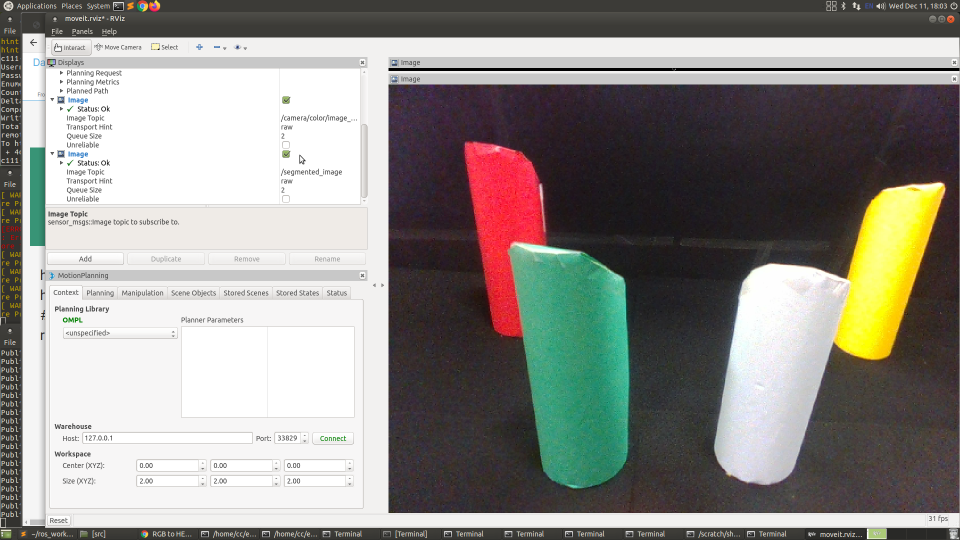
#> input picture src/img/pins.png, 1920 x 1080 px, found by its file name (shown at 1/2 size)
$ python image_segmentation_obsolete.py   (older library calls are emulated)
#> lines starting #> are read from the running program, lines starting #| are printed output that depends on the picture
#!/usr/bin/env python
"""Segmentation skeleton code for Lab 6
Course: EECS C106A, Fall 2019
Author: Grant Wang

This Python file is the skeleton code for Lab 3. You are expected to fill in
the body of the incomplete functions below to complete the lab. The 'test_..'
functions are already defined for you for allowing you to check your
implementations.

When you believe you have completed implementations of all the incompeleted
functions, you can test your code by running python segmentation.py at the
command line and step through test images
"""

import os
import numpy as np
import cv2
import matplotlib.pyplot as plt

from scipy import ndimage
import scipy.misc as mc
from scipy import stats

from skimage import filters
from sklearn.cluster import KMeans

from skimage.measure import block_reduce
import time
import pdb

color_dict = {
    "red":    [ 238.99080433,  50.30322062,  72.59746392],
    "white":  [ 223.34875017, 223.83849807, 225.89653249 ],
    "yellow":  [ 247.74516109, 223.6023088,  29.2894295],
    "green": [  56.2907913,  148.41884933, 118.51122211]
}

this_file = os.path.dirname(os.path.abspath(__file__))
IMG_DIR = '../../img'

def read_image(img_name, grayscale=False):
    """ reads an image

    Parameters
    ----------
    img_name : str
        name of image
    grayscale : boolean
        true if image is in grayscale, false o/w

    Returns
    -------
    ndarray
        an array representing the image read (w/ extension)
    """
#> called with img_name = '../../img/pins.png', grayscale = False

    if not grayscale:
        img = cv2.imread(img_name)
#> img is the input picture: shape (1080, 1920, 3); mean B, G, R 137.1, 142.2, 144.6
    else:
        img = cv2.imread(img_name, 0)

    return img

# [128 lines left out: functions write_image, show_image, threshold_segment_naive, edge_detect_naive, edge_detect_canny, not called in this run]

def cluster_segment(img, n_clusters, random_state=0):
    """segment image using k_means clustering

    Parameter
    ---------
    img : ndarray
        rgb image array
    n_clusters : int
        the number of clusters to form as well as the number of centroids to generate
    random_state : int
        determines random number generation for centroid initialization

    Returns
    -------
    ndarray
        clusters of gray_img represented with similar pixel values
    """
#> called with n_clusters = 5, random_state = 0
    # Remove this line when you implement this function.
    # raise NotImplementedError()

    # Do this only if clustering in HSV space isbetter
    # img = cv2.cvtColor(img, cv2.COLOR_RGB2HSV)

    # Downsample img first using the mean to speed up K-means
    img_d = block_reduce(img, block_size=(2, 2, 1), func=np.mean)
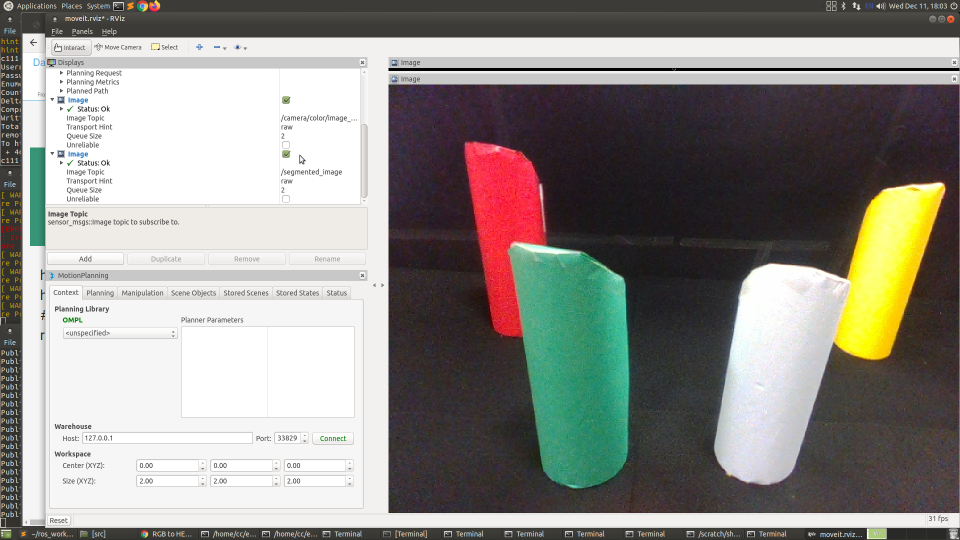
#> img_d: shape (540, 960, 3) float64; mean B, G, R 137.1, 142.2, 144.6
    img_d = cv2.GaussianBlur(img_d, (5, 5), 0)


    # TODO: Generate a clustered image using K-means

    # first convert our 3-dimensional img_d array to a 2-dimensional array
    # whose shape will be (length * width, number of channels) hint: use img_d.shape
    img_r = img_d.reshape((img_d.shape[0]*img_d.shape[1], img_d.shape[2]))
    # print(img_r.shape)

    # fit the k-means algorithm on this reshaped array img_r using the
    # the scikit-learn k-means class and fit function
    # see https://scikit-learn.org/stable/modules/generated/sklearn.cluster.KMeans.html
    # the only parameters you have to worry about are n_clusters and random_state
    # print("channels",img_d.shape[2])
    kmeans = KMeans(n_clusters, random_state=random_state).fit(img_r)#[:,:3].reshape((img_d.shape[0]*img_d.shape[1], 2)))
    # print(kmeans)
    # get the labeled cluster image using kmeans.labels_
    clusters = kmeans.labels_
    # print(len(set(clusters)))
    ### CHECK CLUSTER MEANS!! ###
    ### PUBLISH KMEANS IMAGE ###

    # reshape this clustered image to the original downsampled image (img_d) shape
    cluster_img = clusters.reshape((img_d.shape[0], img_d.shape[1]))
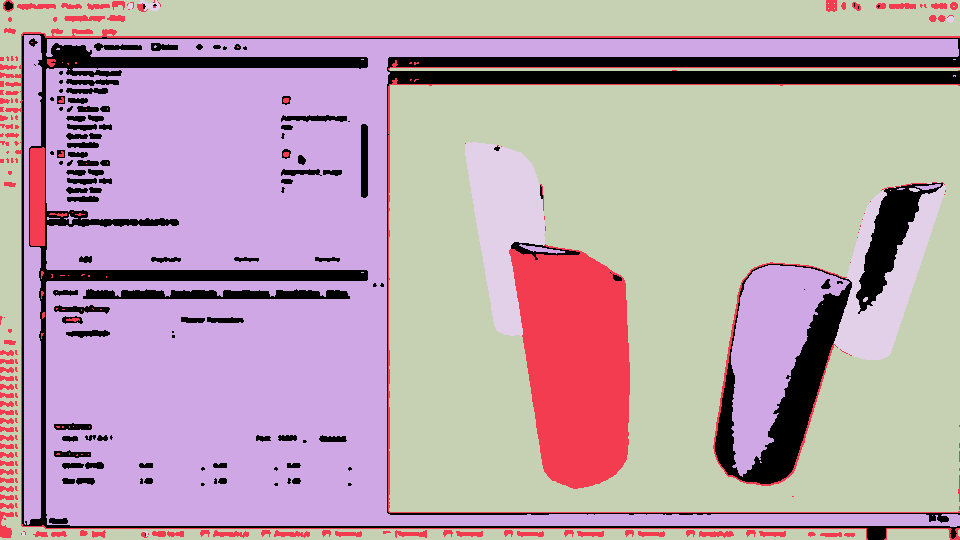
#> cluster_img: shape (540, 960) int32; 5 distinct labels, from 0 to 4; one colour per label, 0 black
    # cluster_img = clusters.reshape(img_d.shape)
    # img_u = cluster_img


    # Upsample the image back to the original image (img) using nearest interpolation
    img_u = mc.imresize(cluster_img, (img.shape[0], img.shape[1]), interp='nearest')
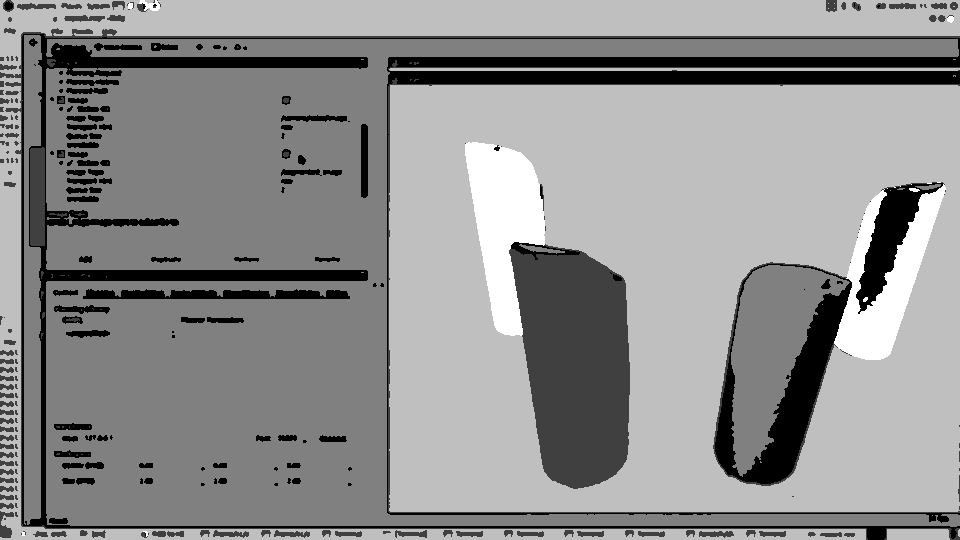
#> img_u: shape (1080, 1920) (shown at 1/2 size); min 0, max 255, mean 142.5
    # print(len(set(img_u.ravel())))

    # Do this only if clustering in HSV space
    # img_u = cv2.cvtColor(img_u, cv2.COLOR_HSV2RGB)


    ## GET Cluster colors
    cluster_vals = list(set(img_u.ravel()))
#> cluster_vals = [64, 0, 128, 191, 255]
    cluster_vals.sort()
    # print(cluster_vals)

    cluster_colors = {}
    for i in range(len(cluster_vals)):
        val = cluster_vals[i]
        color = kmeans.cluster_centers_[i]
        # if val == 0:
        #     continue
        cluster_colors[val] = color
#> this loop made 5 passes
#> (val, color) on passes 1 to 5: (0, [193.6, 204, 203.6]), (64, [115.8, 138.4, 79.95]), (128, [244.1, 244.5, 245.2]), (191, [48.7, 47.84, 54.39]), (255, [50.17, 130, 242.1])
#> after the loop, cluster_colors = {0: [193.6, 204, 203.6], 64: [115.8, 138.4, 79.95], 128: [244.1, 244.5, 245.2], 191: [48.7, 47.84, 54.39], 255: [50.17, 130, 242.1]}
    # print(cluster_colors)

    ## MAKE background color always 0
#> (the run stopped early here; a loop or call above may not have finished)

$ run again, with src/img/shapes_and_colors.jpg saved as src/img/pins.png
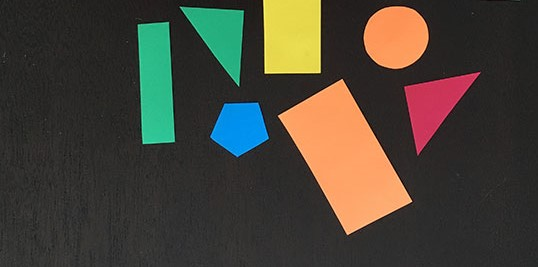
#> input picture src/img/shapes_and_colors.jpg, 538 x 267 px, found by its file name
#> in read_image, img is the input picture: shape (267, 538, 3); mean B, G, R 55, 65.9, 70.6
#> in cluster_segment, `cluster_img = clusters.reshape((img_d.shape[0], img_d.shape[1]))`:
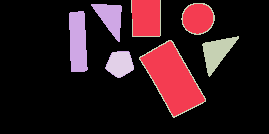
#> cluster_img: shape (134, 269) int32; 5 distinct labels, from 0 to 4; one colour per label, 0 black
#> in cluster_segment, `img_u = mc.imresize(cluster_img, (img.shape[0], img.shape[1]), interp=..`:
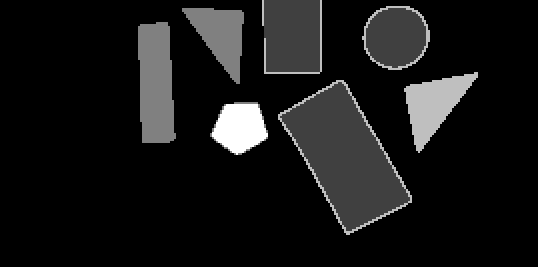
#> img_u: shape (267, 538); min 0, max 255, mean 23.1
#> cluster_vals = [0, 64, 128, 191, 255]
#> the loop in cluster_segment, `for i in range(len(cluster_vals)):` made 5 passes
#> (val, color) on passes 1 to 5: (0, [40.85, 42.63, 43.8]), (64, [94.08, 171.8, 244.8]), (128, [128.1, 170.2, 41.87]), (191, [77.82, 74.92, 172.9]), (255, [228, 140.8, 5])
#> after the loop in cluster_segment, `for i in range(len(cluster_vals)):`: cluster_colors = {0: [40.85, 42.63, 43.8], 64: [94.08, 171.8, 244.8], 128: [128.1, 170.2, 41.87], 191: [77.82, 74.92, 172.9], 255: [228, 140.8, 5]}

$ run again, with src/img/display.png copied over src/img/pins.png
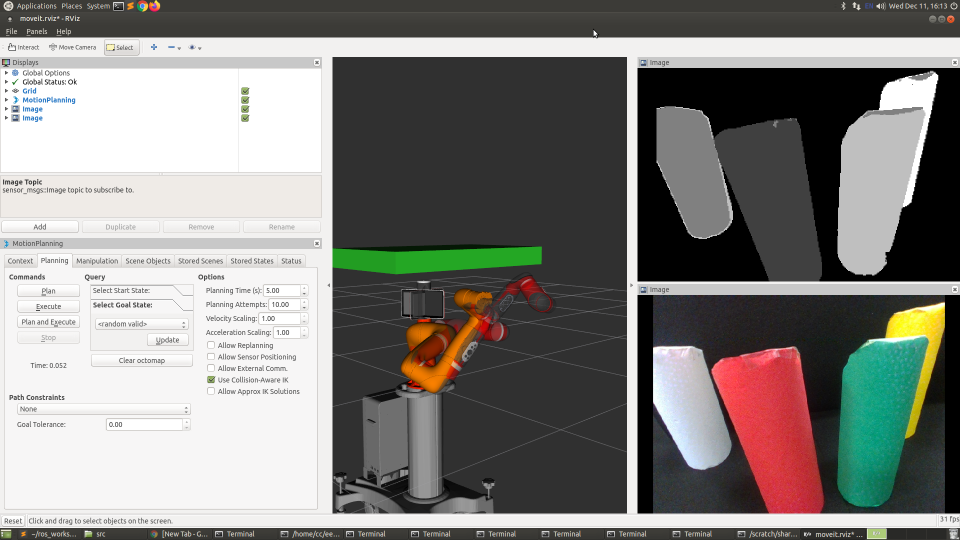
#> input picture src/img/display.png, 1920 x 1080 px, found by its file name (shown at 1/2 size)
#> in read_image, img is the input picture: shape (1080, 1920, 3); mean B, G, R 126.4, 129.9, 131.3
#> in cluster_segment, `cluster_img = clusters.reshape((img_d.shape[0], img_d.shape[1]))`:
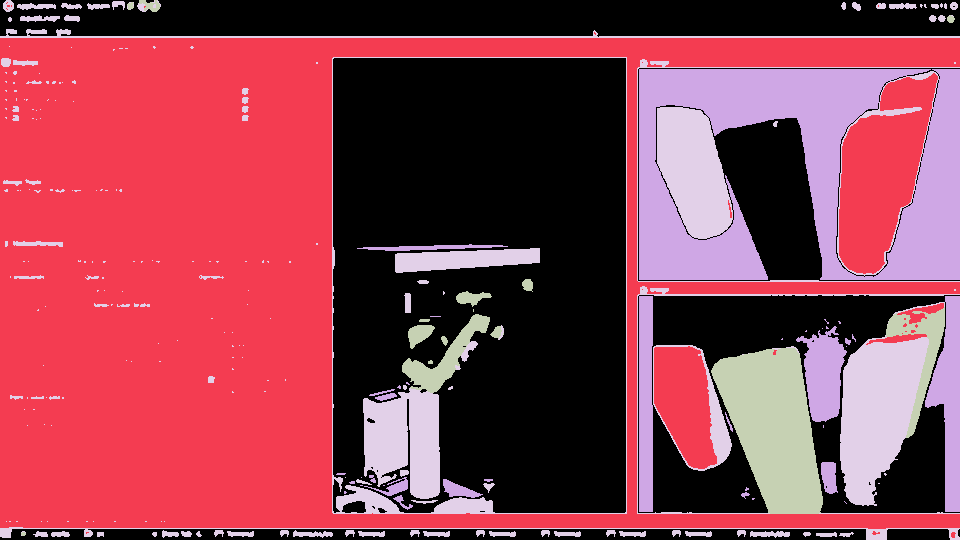
#> cluster_img: shape (540, 960) int32; 5 distinct labels, from 0 to 4; one colour per label, 0 black
#> in cluster_segment, `img_u = mc.imresize(cluster_img, (img.shape[0], img.shape[1]), interp=..`:
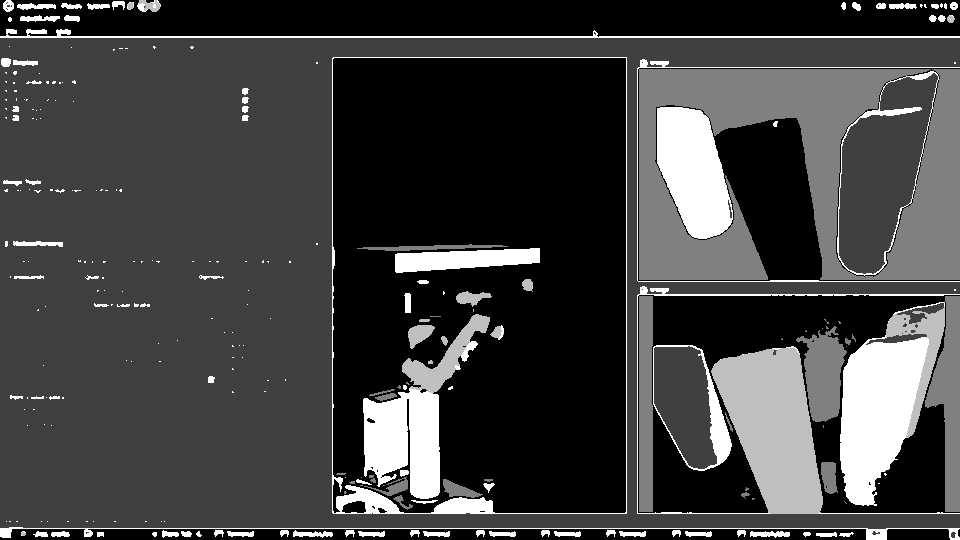
#> img_u: shape (1080, 1920) (shown at 1/2 size); min 0, max 255, mean 65.5
#> cluster_vals = [0, 64, 128, 255, 191]
#> the loop in cluster_segment, `for i in range(len(cluster_vals)):` made 5 passes
#> (val, color) on passes 1 to 5: (0, [50.38, 52.77, 52.5]), (64, [233.3, 233.8, 234.4]), (128, [3.12, 3.52, 3.31]), (191, [54.46, 83.04, 208.7]), (255, [118.1, 133.8, 98.87])
#> after the loop in cluster_segment, `for i in range(len(cluster_vals)):`: cluster_colors = {0: [50.38, 52.77, 52.5], 64: [233.3, 233.8, 234.4], 128: [3.12, 3.52, 3.31], 191: [54.46, 83.04, 208.7], 255: [118.1, 133.8, 98.87]}
